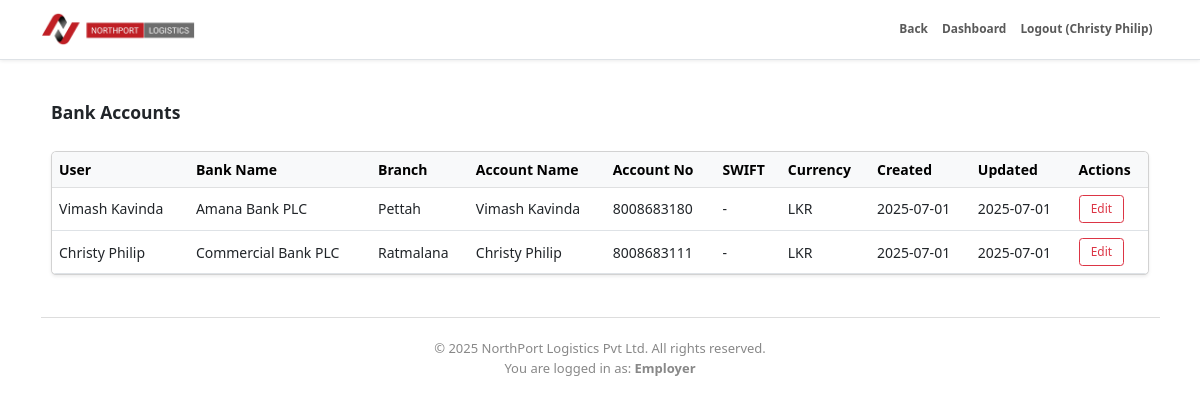
/admin/bank_accounts.php (signed in), run on the app's committed database.
### tables this page shows
CREATE TABLE `bank_details` (
  `id` int(11) NOT NULL,
  `user_id` int(11) NOT NULL,
  `bank_name` varchar(255) NOT NULL,
  `branch_name` varchar(255) NOT NULL,
  `account_number` varchar(50) NOT NULL,
  `account_name` varchar(255) NOT NULL,
  `currency` varchar(10) NOT NULL DEFAULT 'LKR',
  `swift_code` varchar(50) DEFAULT NULL,
  `created_at` timestamp NOT NULL DEFAULT current_timestamp(),
  `updated_at` timestamp NOT NULL DEFAULT current_timestamp() ON UPDATE current_timestamp()
);

CREATE TABLE `users` (
  `id` int(11) NOT NULL,
  `username` varchar(50) NOT NULL,
  `email` varchar(100) NOT NULL,
  `password_hash` varchar(255) NOT NULL,
  `role` enum('admin','manager','employer','user') NOT NULL DEFAULT 'user',
  `is_active` tinyint(1) NOT NULL DEFAULT 1,
  `created_at` timestamp NOT NULL DEFAULT current_timestamp(),
  `updated_at` timestamp NOT NULL DEFAULT current_timestamp() ON UPDATE current_timestamp(),
  `phone` varchar(20) DEFAULT NULL,
  `street_address` varchar(255) DEFAULT NULL,
  `city` varchar(100) DEFAULT NULL,
  `state` varchar(100) DEFAULT NULL,
  `postal_code` varchar(20) DEFAULT NULL,
  `country` varchar(100) DEFAULT NULL,
  `company_name` varchar(255) DEFAULT NULL,
  `profile_pic` varchar(255) DEFAULT NULL,
  `date_of_birth` date DEFAULT NULL,
  `preferences` longtext DEFAULT NULL CHECK (json_valid(`preferences`)),
  `notes` text DEFAULT NULL,
  `department` varchar(100) DEFAULT NULL,
  `job_title` varchar(100) DEFAULT NULL,
  `date_of_joining` date DEFAULT NULL,
  `nic_passport_number` varchar(50) DEFAULT NULL
);

### admin/bank_accounts.php (the view, shortened to what this page needs)
<?php
require_once '../includes/header.php';
$sql = "
    SELECT b.*, u.username
    FROM bank_details b
    JOIN users u ON b.user_id = u.id
    ORDER BY b.updated_at DESC
";
$stmt = $pdo->query($sql);
$bankAccounts = $stmt->fetchAll(PDO::FETCH_ASSOC);
?>
<div class="container my-5">
  <div class="d-flex justify-content-between align-items-center mb-4">
    <h2 class="fw-bold">Bank Accounts</h2>
  </div>
  <div class="table-responsive card shadow-sm">
    <table class="table table-hover mb-0 align-middle">
      <thead class="table-light">
        <tr>
          <th>User</th>
          <th>Bank Name</th>
          <th>Branch</th>
          <th>Account Name</th>
          <th>Account No</th>
          <th>SWIFT</th>
          <th>Currency</th>
          <th>Created</th>
          <th>Updated</th>
          <th>Actions</th>
        </tr>
      </thead>
      <tbody>
        <?php if (count($bankAccounts)): ?>
          <?php foreach ($bankAccounts as $b): ?>
            <tr>
              <td><?= htmlspecialchars($b['username']) ?></td>
              <td><?= htmlspecialchars($b['bank_name']) ?></td>
              <td><?= htmlspecialchars($b['branch_name'] ?? '-') ?></td>
              <td><?= htmlspecialchars($b['account_name']) ?></td>
              <td><?= htmlspecialchars($b['account_number']) ?></td>
              <td><?= htmlspecialchars($b['swift_code'] ?? '-') ?></td>
              <td><?= htmlspecialchars($b['currency']) ?></td>
              <td><?= date('Y-m-d', strtotime($b['created_at'])) ?></td>
              <td><?= date('Y-m-d', strtotime($b['updated_at'])) ?></td>
              <td class="text-nowrap">
                <a href="edit_bank_details.php?id=<?= $b['id'] ?>" class="btn btn-sm btn-outline-danger">Edit</a>
              </td>
            </tr>
          <?php endforeach; ?>
        <?php else: ?>
          <tr>
            <td colspan="10" class="text-center text-muted">No bank accounts found.</td>
          </tr>
        <?php endif; ?>
      </tbody>
    </table>
  </div>
</div>
<?php require_once '../includes/admin_footer.php'; ?>

### includes/header.php (style rules this page uses)
html { font-size: 14px; }

### admin/bank_accounts.php (style rules this page uses)
.btn { font-size: 0.85rem; padding: 0.3rem 0.8rem; }
h2 { font-size: 1.25rem; }

### data on the page
bank_details: user.username "Vimash Kavinda", bank_name "Amana Bank PLC", branch_name "Pettah", account_name "Vimash Kavinda", account_number "8008683180", swift_code "-", currency "LKR", created_at "2025-07-01", updated_at "2025-07-01"
bank_details: user.username "Christy Philip", bank_name "Commercial Bank PLC", branch_name "Ratmalana", account_name "Christy Philip", account_number "8008683111", swift_code "-", currency "LKR", created_at "2025-07-01", updated_at "2025-07-01"

### other printed values
safeOutput($username) "Christy Philip"
$userRole "Employer"
